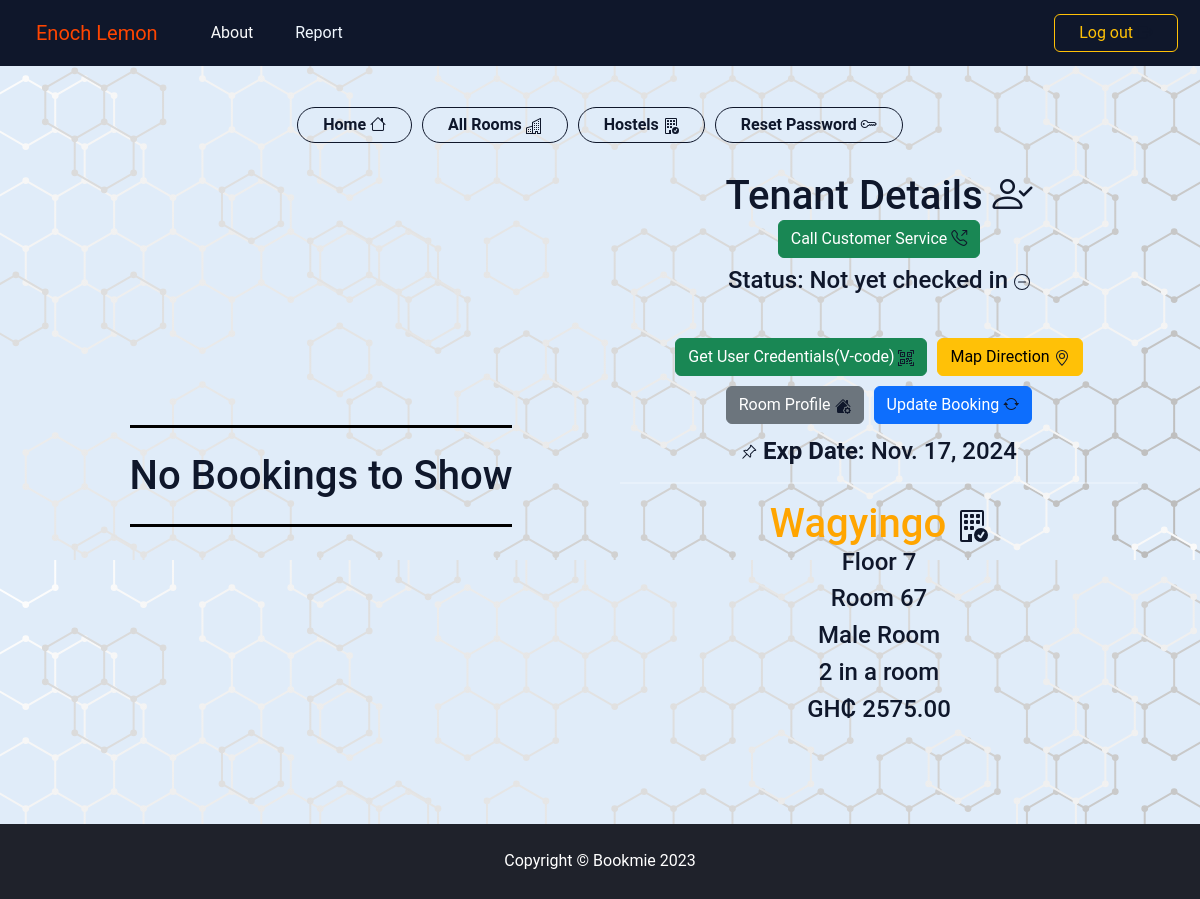
/accounts/booking-and-payments/ (signed in), run on an earlier commit of the app's database.
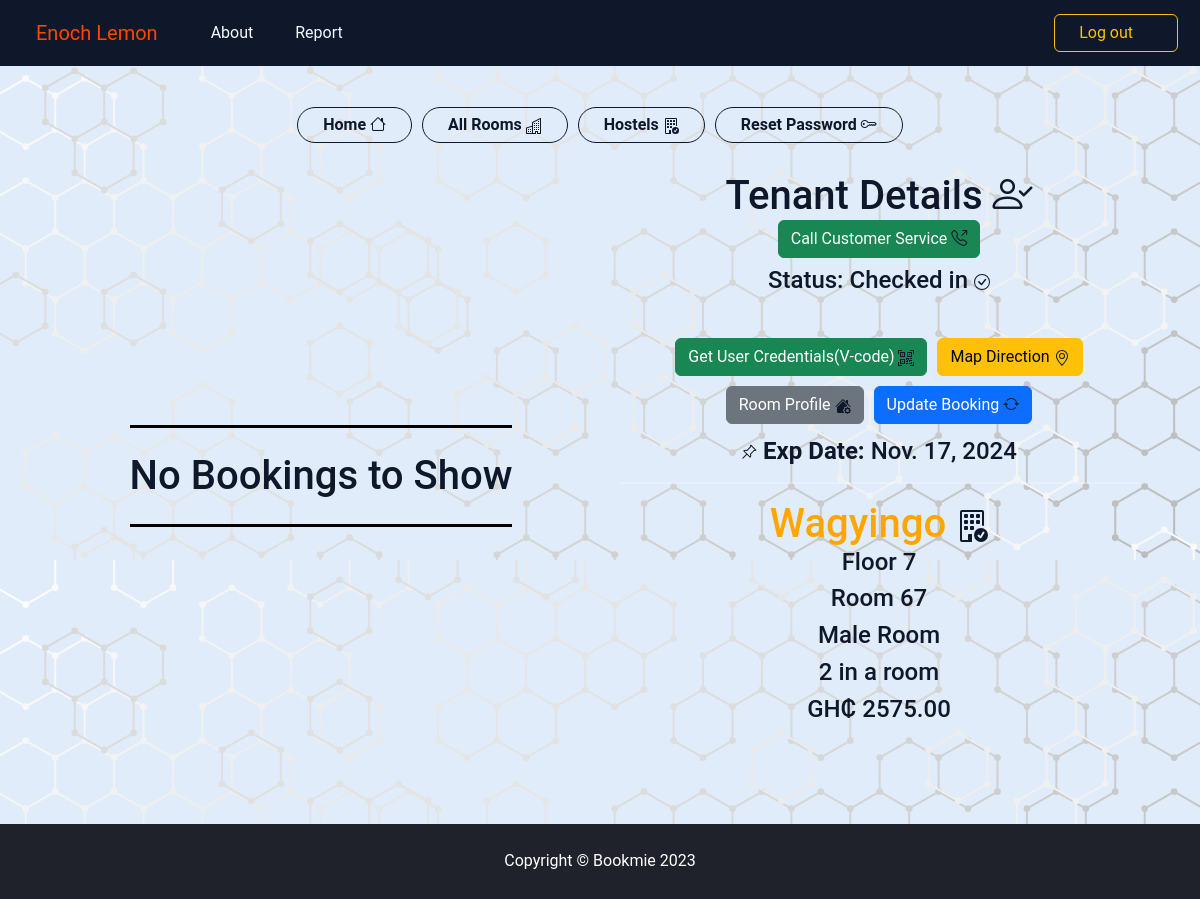
And on a later commit of the database.
### accounts/views.py (the view)
# urls.py: path('booking-and-payments/', views.booking_and_payments, name='booking-and-payments'),
@login_required()
def booking_and_payments(request):
    get_user = CustomUser.objects.get(id=request.user.id)
    if Booking.objects.filter(user=request.user).exists():
        booking = Booking.objects.get(user=request.user)
        tenant = False
        context = {'user':get_user, 'tenant':tenant,'booking': booking,}
        return render(request, 'booking_and_payments.html',context=context)
    elif Tenant.objects.filter(user=request.user).exists():
        tenant = Tenant.objects.get(user=request.user)
        booking = False
        context = {'user':get_user,'booking': booking,'tenant':tenant}
        return render(request, 'booking_and_payments.html',context=context)
    else:
        return render(request, 'booking_and_payments.html')

### templates/booking_and_payments.html (shortened to what the changed rows need)
{% load static %}
<!DOCTYPE html>
<html lang="en">
  <head>
    <link
      href="{% static 'profileStaticfiles/css/styles.css' %}"
      rel="stylesheet"
    />
    <link
      href="https://cdn.jsdelivr.net/npm/bootstrap@5.3.2/dist/css/bootstrap.min.css"
      rel="stylesheet"
    />
    <link
      href="https://cdn.jsdelivr.net/npm/bootstrap-icons@1.5.0/font/bootstrap-icons.css"
      rel="stylesheet"
    />
    <link
      rel="stylesheet"
      href="{% static 'booking_and_payments/styles.css' %}"
    />
  </head>
  <body>
    <br />
    <br />
    <br />
    <div class="container py-4">
      <div class="left-half">
        <div class="user-info">
          {% if booking %}
          <div>
            <div class="alert alert-danger" role="alert">
              <h4 style="text-align: center">
                NB: Booking will last for 1 hour
                <br>
                <i class="bi bi-clock"></i> {{ booking.end_time.time }}
              </h4>
            </div>
            <h1>
              Booking Details
              <i class="bi bi-person-check"></i>
            </h1>
            <a href="tel:0206237060" type="button" class="btn btn-success">Call Customer Service
              <i class="bi bi-telephone-outbound"></i>
            </a>
            <div class="box mb-4">
              <div class="">
                <a
                  href="{% url 'payments:init-payment' booking.room.room_id %}"
                  class="btn btn-success"
                >
                  Pay for Booking
                  <i class="bi bi-wallet2"></i>
                </a>
              </div>
              <div class="">
                <a
                  href="{%  url 'maps:hostel-direction' booking.room.hostel.hostel_id %}"
                  id="direction"
                  class="btn btn-warning"
                  >
                  Map Direction
                  <svg
                  xmlns="http://www.w3.org/2000/svg"
                  width="16"
                  height="16"
                  fill="currentColor"
                  class="bi bi-geo-alt"
                  viewBox="0 0 16 16"
                >
                  <path
                    d="M12.166 8.94c-.524 1.062-1.234 2.12-1.96 3.07A31.493 31.493 0 0 1 8 14.58a31.481 31.481 0 0 1-2.206-2.57c-.726-.95-1.436-2.008-1.96-3.07C3.304 7.867 3 6.862 3 6a5 5 0 0 1 10 0c0 .862-.305 1.867-.834 2.94M8 16s6-5.686 6-10A6 6 0 0 0 2 6c0 4.314 6 10 6 10"
                  />
                  <path
                    d="M8 8a2 2 0 1 1 0-4 2 2 0 0 1 0 4m0 1a3 3 0 1 0 0-6 3 3 0 0 0 0 6"
                  />
                </svg></a
                >
              </div>
              <div class="">
                <a
                  href="{% url 'rooms:profile' booking.room.room_id %}"
                  class="btn btn-secondary"
                >
                  Room Profile
                  <svg
                    xmlns="http://www.w3.org/2000/svg"
                    width="16"
                    height="16"
                    fill="currentColor"
                    class="bi bi-house-gear-fill"
                    viewBox="0 0 16 16"
                  >
                    <path
                      d="M7.293 1.5a1 1 0 0 1 1.414 0L11 3.793V2.5a.5.5 0 0 1 .5-.5h1a.5.5 0 0 1 .5.5v3.293l2.354 2.353a.5.5 0 0 1-.708.708L8 2.207 1.354 8.854a.5.5 0 1 1-.708-.708L7.293 1.5Z"
                    />
                    <path
                      d="M11.07 9.047a1.5 1.5 0 0 0-1.742.26l-.02.021a1.5 1.5 0 0 0-.261 1.742 1.5 1.5 0 0 0 0 2.86 1.504 1.504 0 0 0-.12 1.07H3.5A1.5 1.5 0 0 1 2 13.5V9.293l6-6 4.724 4.724a1.5 1.5 0 0 0-1.654 1.03Z"
                    />
                    <path
                      d="m13.158 9.608-.043-.148c-.181-.613-1.049-.613-1.23 0l-.043.148a.64.64 0 0 1-.921.382l-.136-.074c-.561-.306-1.175.308-.87.869l.075.136a.64.64 0 0 1-.382.92l-.148.045c-.613.18-.613 1.048 0 1.229l.148.043a.64.64 0 0 1 .382.921l-.074.136c-.306.561.308 1.175.869.87l.136-.075a.64.64 0 0 1 .92.382l.045.149c.18.612 1.048.612 1.229 0l.043-.15a.64.64 0 0 1 .921-.38l.136.074c.561.305 1.175-.309.87-.87l-.075-.136a.64.64 0 0 1 .382-.92l.149-.044c.612-.181.612-1.049 0-1.23l-.15-.043a.64.64 0 0 1-.38-.921l.074-.136c.305-.561-.309-1.175-.87-.87l-.136.075a.64.64 0 0 1-.92-.382ZM12.5 14a1.5 1.5 0 1 1 0-3 1.5 1.5 0 0 1 0 3Z"
                    />
                  </svg>
                </a>
              </div>
              <div class="">
                <a
                  href="{% url 'core:delete-booking' %}"
                  class="btn btn-danger"
                >
                  Delete Booking
                  <i class="bi bi-backspace"></i>
                </a>
              </div>
            </div>
            <br />
            <h1 style="color: orange;">{{ booking.hostel.hostel_name }}
              <svg xmlns="http://www.w3.org/2000/svg" width="32" height="32" fill="currentColor" class="bi bi-building-check" viewBox="0 0 16 16">
                <path d="M12.5 16a3.5 3.5 0 1 0 0-7 3.5 3.5 0 0 0 0 7m1.679-4.493-1.335 2.226a.75.75 0 0 1-1.174.144l-.774-.773a.5.5 0 0 1 .708-.708l.547.548 1.17-1.951a.5.5 0 1 1 .858.514Z"/>
                <path d="M2 1a1 1 0 0 1 1-1h10a1 1 0 0 1 1 1v6.5a.5.5 0 0 1-1 0V1H3v14h3v-2.5a.5.5 0 0 1 .5-.5H8v4H3a1 1 0 0 1-1-1z"/>
                <path d="M4.5 2a.5.5 0 0 0-.5.5v1a.5.5 0 0 0 .5.5h1a.5.5 0 0 0 .5-.5v-1a.5.5 0 0 0-.5-.5zm3 0a.5.5 0 0 0-.5.5v1a.5.5 0 0 0 .5.5h1a.5.5 0 0 0 .5-.5v-1a.5.5 0 0 0-.5-.5zm3 0a.5.5 0 0 0-.5.5v1a.5.5 0 0 0 .5.5h1a.5.5 0 0 0 .5-.5v-1a.5.5 0 0 0-.5-.5zm-6 3a.5.5 0 0 0-.5.5v1a.5.5 0 0 0 .5.5h1a.5.5 0 0 0 .5-.5v-1a.5.5 0 0 0-.5-.5zm3 0a.5.5 0 0 0-.5.5v1a.5.5 0 0 0 .5.5h1a.5.5 0 0 0 .5-.5v-1a.5.5 0 0 0-.5-.5zm3 0a.5.5 0 0 0-.5.5v1a.5.5 0 0 0 .5.5h1a.5.5 0 0 0 .5-.5v-1a.5.5 0 0 0-.5-.5zm-6 3a.5.5 0 0 0-.5.5v1a.5.5 0 0 0 .5.5h1a.5.5 0 0 0 .5-.5v-1a.5.5 0 0 0-.5-.5zm3 0a.5.5 0 0 0-.5.5v1a.5.5 0 0 0 .5.5h1a.5.5 0 0 0 .5-.5v-1a.5.5 0 0 0-.5-.5z"/>
              </svg>
            </h1>
            <h4>Floor {{ booking.room.floor_no }}</h4>
            <h4>Room {{ booking.room.room_no }}</h4>
            <h4>{{ booking.room.gender.capitalize }} Room</h4>
            <h4>{{ booking.room.room_capacity }} in a room</h4>
            <h4>GH₵ {{ booking.room.ptf_room_price }}</h4>
          </div>
          {% else %}
          <h1 class="empty py-4">No Bookings to Show</h1>
          {% endif %}
        </div>
      </div>
      <div class="right-half">
        {% if tenant %}
        <div>
          <h1>Tenant Details
          <i class="bi bi-person-check"></i>
          </h1>
          <a href="tel:0206237060" type="button" class="btn btn-success mb-2">Call Customer Service
            <i class="bi bi-telephone-outbound"></i>
          </a>
          {% if tenant.checked_in %}
          <h4>
            Status: Checked in
          </h4>
          {% else %}
          <h4>
            Status: Not yet checked in
            <svg
              xmlns="http://www.w3.org/2000/svg"
              width="16"
              height="16"
              fill="currentColor"
              class="bi bi-dash-circle"
              viewBox="0 0 16 16"
            >
              <path
                d="M8 15A7 7 0 1 1 8 1a7 7 0 0 1 0 14m0 1A8 8 0 1 0 8 0a8 8 0 0 0 0 16"
              />
              <path
                d="M4 8a.5.5 0 0 1 .5-.5h7a.5.5 0 0 1 0 1h-7A.5.5 0 0 1 4 8"
              />
            </svg>
          </h4>
          {% endif %}
          <div class="box mb-5">
            <div class="">
            </div>
            <div class="">
            </div>
            <div class="">
            </div>
            <div class="">
            </div>
          </div>
          <h4>
            <strong> Exp Date:</strong> {{ tenant.end_date.date }}
          </h4>
          <hr />
          <h1 style="color: orange;">{{ tenant.room.hostel.hostel_name }}
          </h1>
          <h4>Floor {{ tenant.room.floor_no }}</h4>
          <h4>Room {{ tenant.room.room_no }}</h4>
          <h4>{{ tenant.room.gender.capitalize }} Room</h4>
          <h4>{{ tenant.room.room_capacity }} in a room</h4>
          <h4>GH₵ {{ tenant.room.ptf_room_price }}</h4>
          <br />
        </div>
        <br />
        {% else %}
        <h1 class="empty py-4">No Tenant profile to Show</h1>
        {% endif %}
      </div>
    </div>
  </body>
</html>

What changed in the data, as far as the page shows it:
changed Tenant "Wagyingo": checked_in False → True (drawn)
Also different on the page:
text no longer shown: "Status: Not yet checked in"
text now shown: "Status: Checked in"
